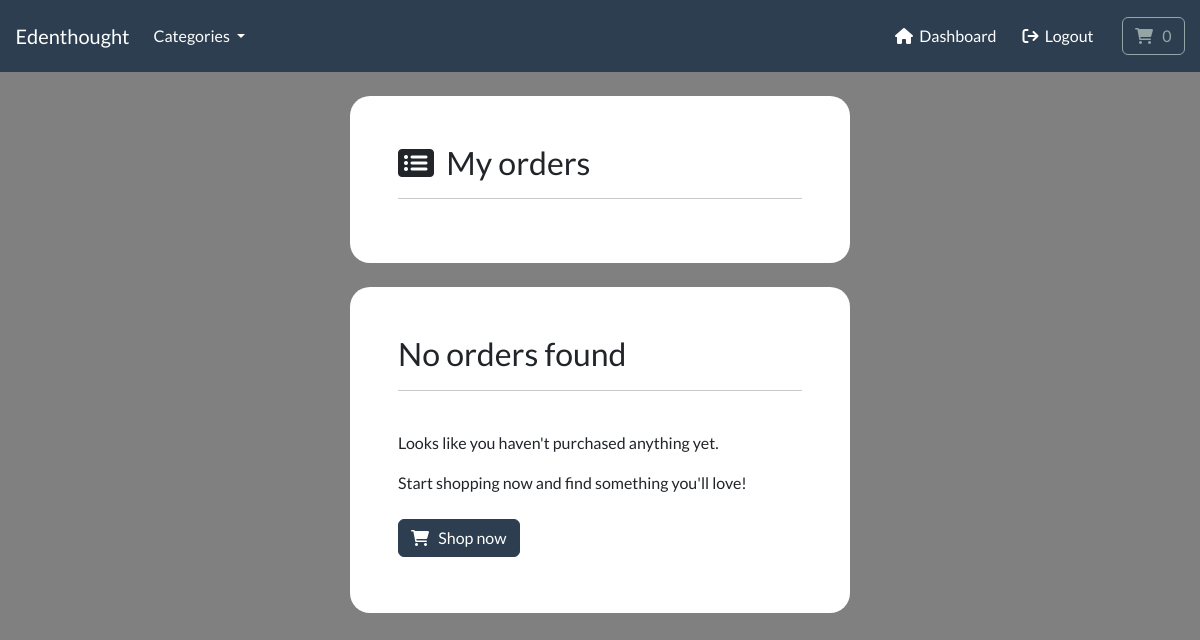
Before: /account/track-orders (signed in) with the older database file.
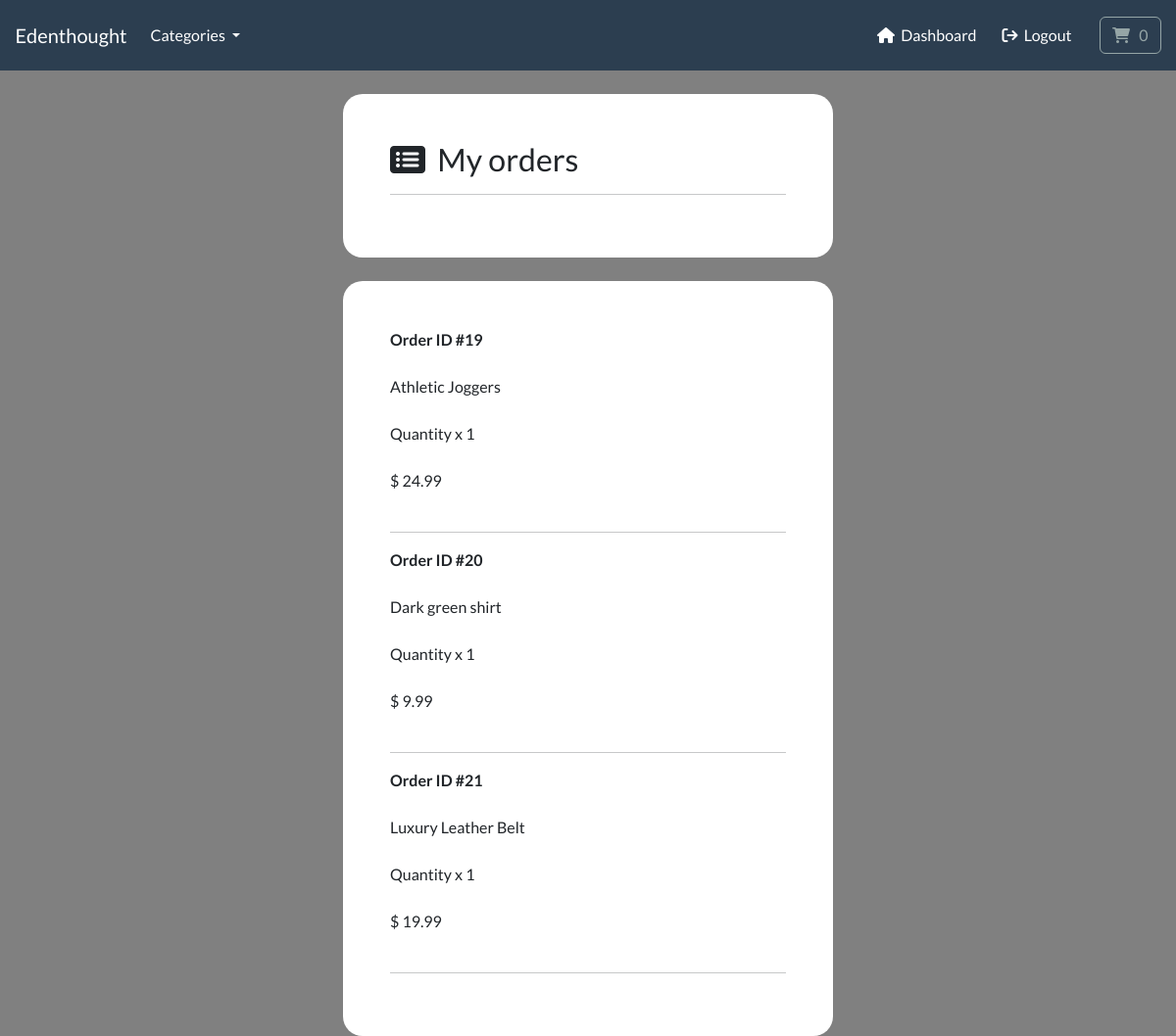
After: the same page with the newer database file.
### payment/models.py (models this page shows, shortened)
class OrderItem(models.Model):
    order = models.ForeignKey(Order, on_delete=models.CASCADE, null=True)
    product = models.ForeignKey(Product, on_delete=models.CASCADE, null=True)
    quantity = models.BigIntegerField(default=1)
    price = models.DecimalField(max_digits=8, decimal_places=2)
    user = models.ForeignKey(User, on_delete=models.CASCADE, null=True, blank=True)

### store/models.py (models this page shows, shortened)
class Product(models.Model):
    category = models.ForeignKey(Category, related_name='product', on_delete=models.CASCADE, null=True)
    title = models.CharField(max_length=250)
    brand = models.CharField(max_length=250, default='un-branded')
    description = models.TextField(blank=True)
    slug = models.SlugField(max_length=255)
    price = models.DecimalField(max_digits=4, decimal_places=2)
    image = models.ImageField(upload_to='images/')
    class Meta:
        verbose_name_plural = 'products'
    def __str__(self):
        return self.title

### account/views.py (the view)
# urls.py: path('track-orders', views.track_orders, name='track-orders'),
@login_required(login_url='my-login')
def track_orders(request):
    try:
        orders = OrderItem.objects.filter(user=request.user)
        context = {'orders': orders}
        return render(request, 'account/track-orders.html', context=context)
    except:
        return render(request, 'account/track-orders.html', context=context)

### cart/cart.py (called while the page is built)
    def __len__(self):
        return sum(item['qty'] for item in self.cart.values())

### cart/context_processors.py (called while the page is built)
def cart(request):
    return {'cart': Cart(request)}

### store/models.py (called while the page is built)
    def get_absolute_url(self):
        return reverse('list-category', args=[self.slug])

### store/views.py (called while the page is built)
def categories(request):
    all_categories = Category.objects.all()
    return {'all_categories': all_categories}

### account/templates/account/track-orders.html (shortened to what this page needs)
{% include 'store/base.html' %}
{% load static %}
{% block content %}
<body>
    <br>
    <div class="container bg-white shadow-md p-5 form-layout">
            <h3><i class="fa-solid fa-rectangle-list"></i>&nbsp; My orders</h3>
            <hr>
    </div>
    <br>
    <div class="container bg-white shadow-md p-5 form-layout">
        {% if orders|length == 0 %}
            <h3>No orders found</h3>
            <hr>
            <br>
            <p>Looks like you haven't purchased anything yet.</p>
            <p>Start shopping now and find something you'll love!</p>
            <a href="{% url 'store' %}" class="btn btn-primary my-2">
                <i class="fa fa-cart-shopping" aria-hidden="true"></i> &nbsp; Shop now
            </a>
        {% else %}
            {% for order in orders %}
                <strong> Order ID #{{ order.id }}</strong>
                <br> <br>
                {{ order.product }}
                <br> <br>
                Quantity x {{ order.quantity }}
                <br> <br>
                $ {{ order.price }}
                <br> <br>
                <hr>
            {% endfor %}
        {% endif %}
    </div>
</body>
{% endblock %}

Changed rows visible on the page:
added OrderItem: id "19", product "Athletic Joggers", quantity "1", price "24.99"
added OrderItem: id "20", product "Dark green shirt", quantity "1", price "9.99"
added OrderItem: id "21", product "Luxury Leather Belt", quantity "1", price "19.99"
Other visible differences:
text no longer shown: "No orders found Looks like you haven't purchased anything yet. Start shopping now and find something you'll love! Shop now"
